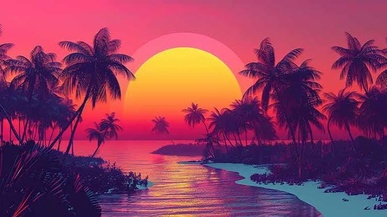
#> input picture images/input.jpg, 387 x 217 px, shrunk from 738 x 414 before the run
$ python ex5_edges.py   (older library calls are emulated)
#> lines starting #> are read from the running program, lines starting #| are printed output that depends on the picture; after the words box and inside, x2 and y2 are one past the last pixel; in counts of white or black regions, pixels touching at a corner belong together
### common.py
"""Helper functions shared by every experiment."""

from pathlib import Path

import cv2
import matplotlib.pyplot as plt

ROOT = Path(__file__).resolve().parent
IMAGES = ROOT / "images"
OUTPUTS = ROOT / "outputs"


def load_image(name="input.jpg", gray=False):
#> called with name = 'input.jpg', gray = True
    path = IMAGES / name
    flag = cv2.IMREAD_GRAYSCALE if gray else cv2.IMREAD_COLOR
    img = cv2.imread(str(path), flag)
#> img: shape (217, 387); min 4, max 225, mean 89
    if img is None:
        raise FileNotFoundError(f"Put an image at {path} and run again.")
    return img


def save_figure(fig, name):
    OUTPUTS.mkdir(exist_ok=True)
    out = OUTPUTS / name
    fig.savefig(out, dpi=120, bbox_inches="tight")
    print("Saved:", out.relative_to(ROOT))
    plt.show()


def show_grid(images, titles, cols, out_name, figsize=None):
    """Show several images in one figure and save it to outputs/."""
    rows = (len(images) + cols - 1) // cols
    fig, axes = plt.subplots(rows, cols, figsize=figsize or (4 * cols, 4 * rows))
    axes = axes.ravel() if hasattr(axes, "ravel") else [axes]

    for ax, img, title in zip(axes, images, titles):
        if img.ndim == 3:
            ax.imshow(cv2.cvtColor(img, cv2.COLOR_BGR2RGB))
        else:
            ax.imshow(img, cmap="gray", vmin=0, vmax=255)
        ax.set_title(title)
        ax.axis("off")

    for ax in axes[len(images):]:
        ax.axis("off")

    fig.tight_layout()
    save_figure(fig, out_name)

### ex5_edges.py
# Experiment 5: Edge detection with Sobel and Prewitt
# Name: Soham   Roll No: 23BIT276D

import cv2
import numpy as np

from common import load_image, show_grid

SOBEL_X = np.array([[-1, 0, 1], [-2, 0, 2], [-1, 0, 1]], dtype=np.float64)
PREWITT_X = np.array([[-1, 0, 1], [-1, 0, 1], [-1, 0, 1]], dtype=np.float64)


def filter3x3(image, kernel):
    """Correlate a 3x3 kernel with the image (same as cv2.filter2D)."""
    padded = np.pad(image.astype(np.float64), 1, mode="edge")
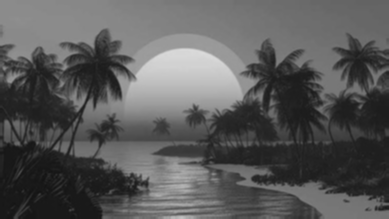
#> padded: shape (219, 389) float64; min 20, max 219, mean 89
    h, w = image.shape
#> h = 217; w = 387
    out = np.zeros((h, w))
    for dy in range(3):
        for dx in range(3):
            out += kernel[dy, dx] * padded[dy:dy + h, dx:dx + w]
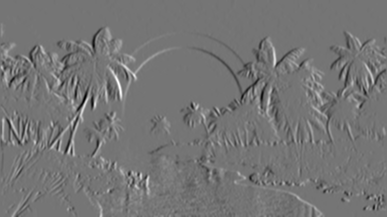
#> out: shape (217, 387) float64; min -321, max 375, mean -0.1; drawn with min black and max white
    return out


def gradient(image, kx):
    """Y kernel is the transpose of the X kernel."""
    gx = filter3x3(image, kx)
    gy = filter3x3(image, kx.T)
#> after the loop in filter3x3 (call 2), `for dy in range(3):`:
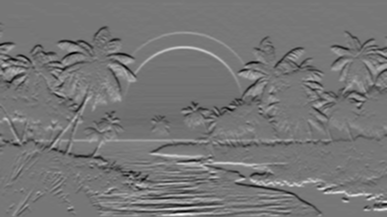
#> out: shape (217, 387) float64; min -302, max 346, mean -1.2; drawn with min black and max white
    magnitude = np.hypot(gx, gy)
    direction = np.degrees(np.arctan2(gy, gx))
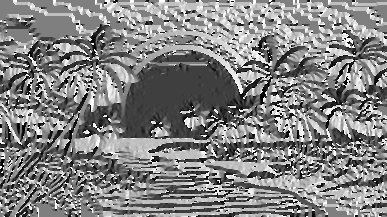
#> direction: shape (217, 387) float64; min -179.7, max 180, mean 5.4; drawn with min black and max white
    return gx, gy, magnitude, direction


def to_u8(a):
    a = np.abs(a)
    return (a / a.max() * 255).astype(np.uint8)


image = load_image(gray=True)
# Light blur first so noise doesn't show up as edges
smooth = cv2.GaussianBlur(image, (3, 3), 0)

gx, gy, mag, direction = gradient(smooth, SOBEL_X)
_, _, prewitt_mag, _ = gradient(smooth, PREWITT_X)

# Check against OpenCV's Sobel
cv_mag = np.hypot(cv2.Sobel(smooth, cv2.CV_64F, 1, 0, ksize=3, borderType=cv2.BORDER_REPLICATE),
                  cv2.Sobel(smooth, cv2.CV_64F, 0, 1, ksize=3, borderType=cv2.BORDER_REPLICATE))
print("Max difference ours vs cv2.Sobel:", np.abs(mag - cv_mag).max())
#| Max difference ours vs cv2.Sobel: 0.0

# Keep only strong edges: top 15% of gradient magnitudes
thresh = np.percentile(mag, 85)
#> thresh = 80.92
strong = np.where(mag > thresh, 255, 0).astype(np.uint8)
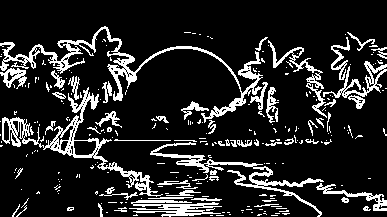
#> strong: shape (217, 387); 15% white in thin lines or dots, all inside (x1, y1, x2, y2) = (0, 26, 387, 217)
print(f"Edge threshold (85th percentile): {thresh:.1f}")
#| Edge threshold (85th percentile): 80.9

direction_u8 = ((direction + 180) / 360 * 255).astype(np.uint8)

show_grid(
    [image, to_u8(gx), to_u8(gy), to_u8(mag),
     to_u8(prewitt_mag), strong, direction_u8, cv2.Canny(smooth, 60, 150)],
    ["Original", "Sobel Gx", "Sobel Gy", "Sobel magnitude",
     "Prewitt magnitude", "Strong edges (top 15%)", "Gradient direction",
     "Canny (for comparison)"],
    cols=4, out_name="ex5_edges.png",
)
#> in to_u8 (call 2), `a = np.abs(a)`:
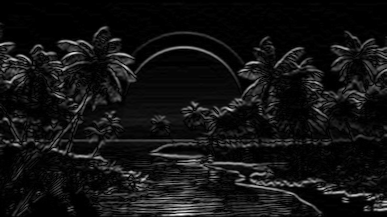
#> a: shape (217, 387) float64; min 0, max 346, mean 25.9; drawn with min black and max white
#> in show_grid, `rows = (len(images) + cols - 1) // cols`: rows = 2
#> the loop in show_grid, `for ax, img, title in zip(axes, images, titles):` made 8 passes
#> title on passes 1 to 8: 'Original', 'Sobel Gx', 'Sobel Gy', 'Sobel magnitude', 'Prewitt magnitude', 'Strong edges (top 15%)', 'Gradient direction', 'Canny (for comparison)'
#> in save_figure, `fig.savefig(out, dpi=120, bbox_inches="tight")`:
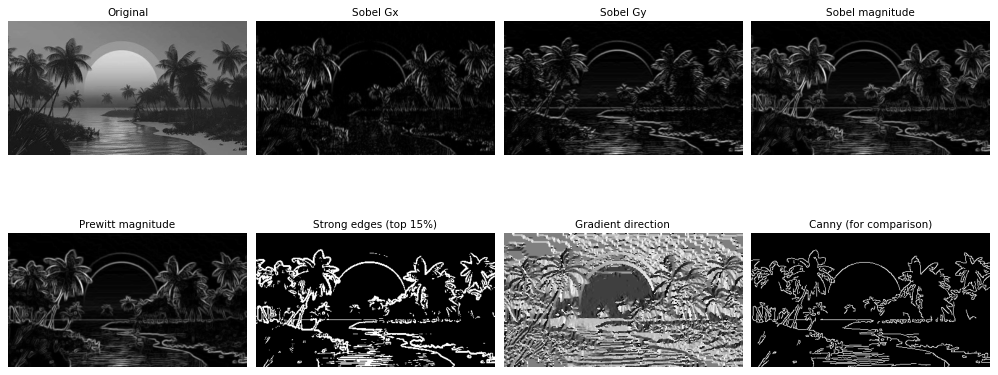
#> figure drawn by matplotlib, 8 panels
